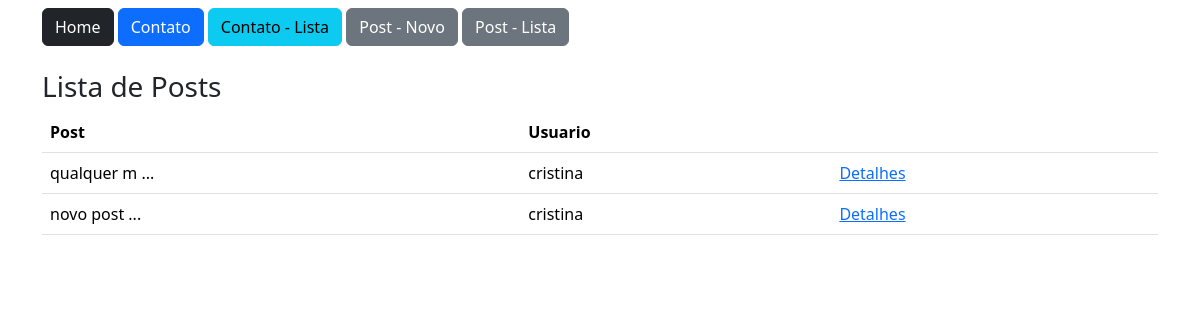
The app's page /post/lista/ (signed in) with its own data.
### app/models.py (models this page shows)
class Post(db.Model):
    id = db.Column(db.Integer, primary_key=True)
    data_criacao = db.Column(db.DateTime, default=datetime.utcnow())
    mensagem = db.Column(db.String, nullable=True)
    imagem = db.Column(db.String, nullable=True, default='default.png')
    user_id = db.Column(db.Integer, db.ForeignKey('user.id'), nullable=True)
    comentarios = db.relationship('PostComentarios', backref='post', lazy=True)
    def msg_resumo(self):
        return f'{self.mensagem[:10]} ...'

class User(db.Model, UserMixin):
    id = db.Column(db.Integer, primary_key=True)
    nome = db.Column(db.String, nullable=True)
    sobrenome = db.Column(db.String, nullable=True)
    email = db.Column(db.String, nullable=True)
    senha = db.Column(db.String, nullable=True)
    posts = db.relationship('Post', backref='user', lazy=True)
    post_comentarios = db.relationship('PostComentarios', backref='user', lazy=True)

### app/views.py (the view)
@app.route('/post/lista/')
@login_required
def PostLista():
    posts = Post.query.all()
    print(current_user.posts)
    return render_template('post_lista.html', posts=posts)

### app/models.py (called while the page is built)
@login_manager.user_loader
def load_user(user_id):
    return User.query.get(user_id)

### app/templates/post_lista.html
{% extends 'base.html' %}
{% block content %}
    <div class="container">
        {% include 'nav.html' %}
        <div class="row mt-4">
            <h3>Lista de Posts</h3>
            <div class="col-12">
                <table class="table">
                    <thead>
                        <tr>
                            <th>Post</th>
                            <th>Usuario</th>
                            <th></th>
                        </tr>
                    </thead>
                    <tbody>
                        {% for linha in posts %}
                        <tr>
                            <td>{{linha.msg_resumo()}}</td>
                            <td>{{linha.user.nome}}</td>
                            <td><a href="{{ url_for('PostDetail', id=linha.id) }}">Detalhes</a></td>
                        </tr>
                        {% endfor %}
                    </tbody>
                </table>
            </div>
        </div>
    </div>
{% endblock %}

### records on screen
Post: msg_resumo "qualquer m ...", user.nome "cristina"
Post: msg_resumo "novo post ...", user.nome "cristina"
